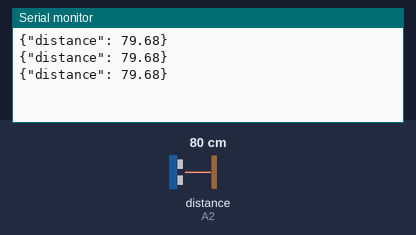
A sketch run on a simulated Arduino Uno, built with avr-gcc and run on an emulated ATmega328P. On the bench: the last lines printed to the serial monitor. Wiring (inferred from the names in the program): ultrasonic range finder: trigger A1; echo A2. The test bench sets the inputs (shaded band); at power-on: distance to the obstacle (sensor on A2) 80 cm. The echo pulse lasts 58.3 µs per cm.

Above: at 1.3 s.
1.4 s: distance to the obstacle (sensor on A2) set to 2 cm
At 1.9 s:
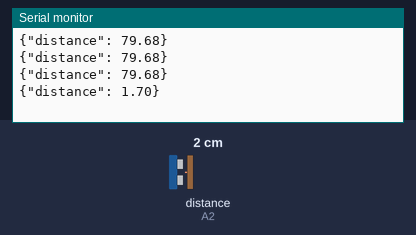
2.9 s: distance to the obstacle (sensor on A2) set to 4 cm
At 3.4 s:
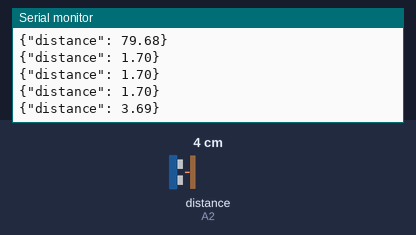
Timing chart, 0 to 5.9 s (numbered marks = the images above; inputs shaded):
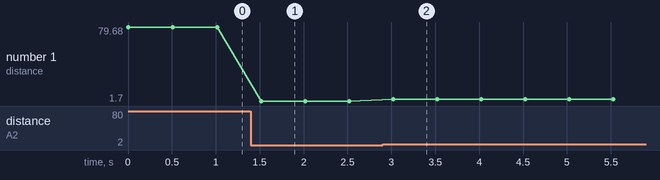

Measured:
- after the input at 1.4 s, the serial monitor: prints a new line after 0.12 s (image 1)
- after the input at 2.9 s, the serial monitor: prints a new line after 0.12 s (image 2)
- plotted number 1: 79.68 → 1.7 after the input at 1.4 s, 1.7 → 3.69 after the input at 2.9 s

The sketch:

HC-SR04.ino
```cpp
const int trigPin = A1;  // Trig 引脚连接到 A0
const int echoPin = A2;  // Echo 引脚连接到 A1
long duration;
float distance;

void setup() {
  Serial.begin(9600);           // 初始化串口
  pinMode(trigPin, OUTPUT);     // 设置 trig 为输出
  pinMode(echoPin, INPUT);      // 设置 echo 为输入
}

void loop() {
  // 触发超声波脉冲
  digitalWrite(trigPin, LOW);
  delayMicroseconds(2);
  digitalWrite(trigPin, HIGH);
  delayMicroseconds(10);
  digitalWrite(trigPin, LOW);

  // 读取回波持续时间
  duration = pulseIn(echoPin, HIGH);

  // 计算距离（单位：厘米）
  distance = duration * 0.0343 / 2;

  // 通过串口以 JSON 格式输出
  Serial.print("{\"distance\": ");
  Serial.print(distance, 2);  // 保留两位小数
  Serial.println("}");

  delay(500); // 每隔0.5秒测一次
}
```
